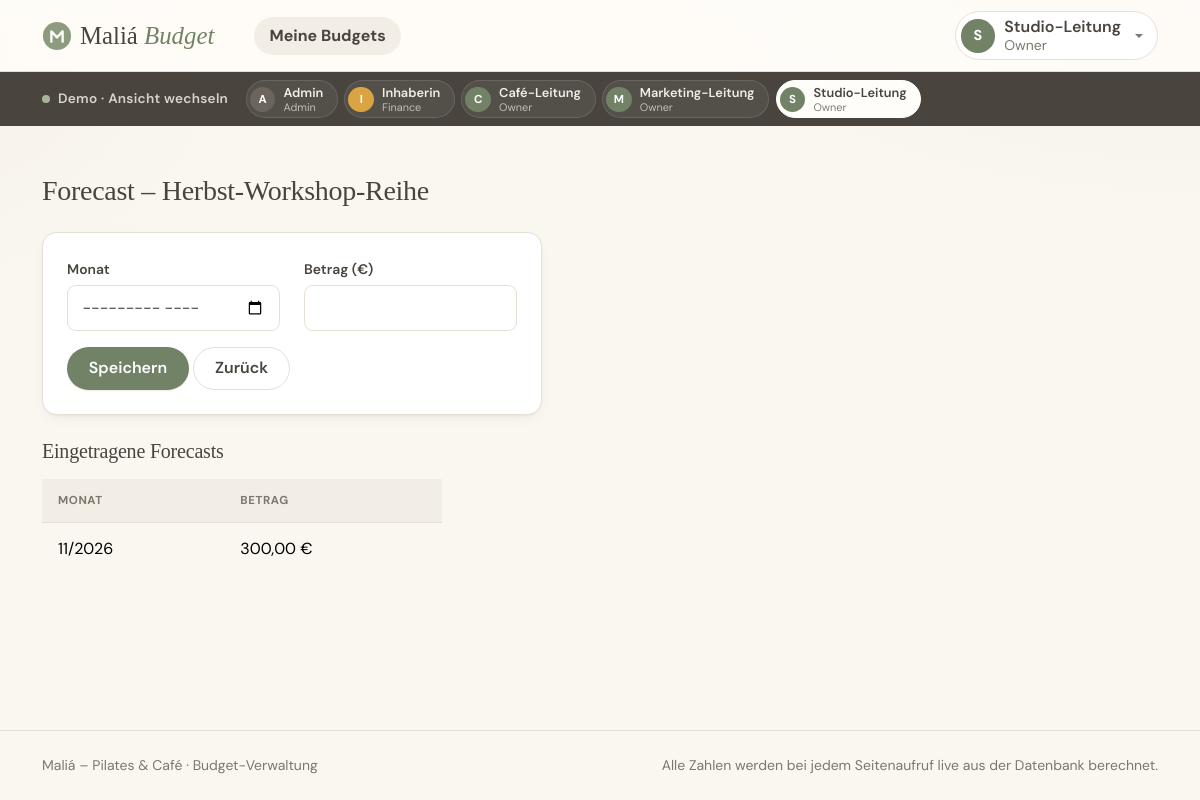
Screenshot of /owner/forecast.php?budget_id=4 (signed in) with the database file from the repository.
### tables this page shows
CREATE TABLE benutzer (
    id             INT UNSIGNED AUTO_INCREMENT PRIMARY KEY,
    username       VARCHAR(50)  NOT NULL UNIQUE,
    passwort_hash  VARCHAR(255) NOT NULL,
    anzeigename    VARCHAR(100) NOT NULL,
    rolle          ENUM('ADMIN', 'FINANCE', 'OWNER') NOT NULL
);

CREATE TABLE budget (
    id            INT UNSIGNED AUTO_INCREMENT PRIMARY KEY,
    name          VARCHAR(150)   NOT NULL,
    bereich       ENUM('STUDIO', 'CAFE', 'MARKETING') NOT NULL,
    soll_betrag   DECIMAL(10, 2) NOT NULL,
    gueltig_von   DATE           NOT NULL,
    gueltig_bis   DATE           NOT NULL,
    owner_id      INT UNSIGNED   NOT NULL,

    CONSTRAINT fk_budget_owner
        FOREIGN KEY (owner_id) REFERENCES benutzer (id),

    CONSTRAINT chk_budget_zeitraum
        CHECK (gueltig_von <= gueltig_bis)
);

CREATE TABLE forecast (
    id          INT UNSIGNED AUTO_INCREMENT PRIMARY KEY,
    budget_id   INT UNSIGNED   NOT NULL,
    monat       DATE           NOT NULL COMMENT 'immer der 1. des Monats',
    betrag      DECIMAL(10, 2) NOT NULL,

    CONSTRAINT fk_forecast_budget
        FOREIGN KEY (budget_id) REFERENCES budget (id)
        ON DELETE CASCADE,

     
     
    CONSTRAINT uq_forecast_budget_monat
        UNIQUE (budget_id, monat)
);

### src/ui.php (called while the page is built, shortened)
<?php
function e(?string $text): string
{
    return htmlspecialchars($text ?? '', ENT_QUOTES);
}
function rolleLabel(string $rolle): string
{
    return ROLLEN[$rolle]['label'] ?? $rolle;
}
function initiale(string $name): string
{
    return mb_strtoupper(mb_substr($name, 0, 1));
}
function aktivWenn(string $pfadAnfang): string
{
    $pfad = parse_url($_SERVER['REQUEST_URI'] ?? '/', PHP_URL_PATH) ?: '/';
    return str_starts_with($pfad, $pfadAnfang) ? 'active' : '';
}

### src/demo.php (called while the page is built, shortened)
<?php
require_once __DIR__ . '/auth.php';
function demoKonten(): array
{
    global $pdo;
    return $pdo->query(
        "SELECT id, username, anzeigename, rolle FROM benutzer
         ORDER BY FIELD(rolle, 'ADMIN', 'FINANCE', 'OWNER'), anzeigename"
    )->fetchAll();
}

### src/rollen.php (called while the page is built, shortened)
<?php
function eingeloggteBenutzerId(): int
{
    return (int) $_SESSION['user_id'];
}

### src/budget.php (called while the page is built, shortened)
<?php
require_once __DIR__ . '/db.php';
function findeBudgetFuerOwner(int $budgetId, int $ownerId): ?array
{
    global $pdo;
    $stmt = $pdo->prepare('SELECT * FROM budget WHERE id = :id AND owner_id = :owner_id');
    $stmt->execute(['id' => $budgetId, 'owner_id' => $ownerId]);
    $budget = $stmt->fetch();
    return $budget ?: null;
}
function ladeEigenesBudget(int $budgetId, int $ownerId): array
{
    $budget = findeBudgetFuerOwner($budgetId, $ownerId);
    return $budget;
}

### public/owner/forecast.php (the view, shortened to what this page needs)
<?php
require_once __DIR__ . '/../../src/app.php';
$benutzerId = eingeloggteBenutzerId();
$budgetId = (int) ($_GET['budget_id'] ?? $_POST['budget_id'] ?? 0);
$budget = ladeEigenesBudget($budgetId, $benutzerId);
$forecastStmt = $pdo->prepare('SELECT * FROM forecast WHERE budget_id = :id ORDER BY monat');
$forecastStmt->execute(['id' => $budget['id']]);
$forecasts = $forecastStmt->fetchAll();
require __DIR__ . '/../../templates/header.php';
?>
<h1 class="h3 mb-4">Forecast – <?= htmlspecialchars($budget['name']) ?></h1>
<div class="card p-4 mb-4" style="max-width: 500px;">
    <form method="post" action="/owner/forecast.php">
        <div class="row">
            <div class="col-6 mb-3">
                <label for="monat" class="form-label">Monat</label>
                <input type="month" class="form-control" id="monat" name="monat" required>
            </div>
            <div class="col-6 mb-3">
                <label for="betrag" class="form-label">Betrag (€)</label>
                <input type="number" step="0.01" min="0" class="form-control" id="betrag" name="betrag" required>
            </div>
        </div>
        <button type="submit" class="btn btn-maliá">Speichern</button>
        <a href="/owner/budget.php?id=<?= (int) $budget['id'] ?>" class="btn btn-maliá-outline">Zurück</a>
    </form>
</div>
<h2 class="h5 mb-3">Eingetragene Forecasts</h2>
<table class="table" style="max-width: 400px;">
    <thead><tr><th>Monat</th><th>Betrag</th></tr></thead>
    <tbody>
        <?php foreach ($forecasts as $f): ?>
            <tr>
                <td><?= htmlspecialchars(date('m/Y', strtotime($f['monat']))) ?></td>
                <td><?= number_format((float) $f['betrag'], 2, ',', '.') ?> €</td>
            </tr>
        <?php endforeach; ?>
    </tbody>
</table>
<?php require __DIR__ . '/../../templates/footer.php'; ?>

### templates/header.php (shortened to what this page needs)
<?php
require_once __DIR__ . '/../src/ui.php';
$rolle = $_SESSION['rolle'] ?? null;
$anzeigename = $_SESSION['anzeigename'] ?? '';
$rollenLabel = $rolle ? rolleLabel($rolle) : '';
$demoKonten = [];
if ($rolle && DEMO_MODUS && isset($GLOBALS['pdo'])) {
    require_once __DIR__ . '/../src/demo.php';
    $demoKonten = demoKonten();
}
?>
<!DOCTYPE html>
<html lang="de">
<head>
    <link rel="stylesheet" href="https://cdn.jsdelivr.net/npm/bootstrap@5.3.3/dist/css/bootstrap.min.css">
    <link rel="stylesheet" href="/assets/css/style.css">
</head>
<body>
<header class="sticky-top">
<nav class="navbar navbar-expand-lg">
    <div class="container">
        <a class="navbar-brand d-flex align-items-center gap-2" href="/">
            <img src="/assets/img/favicon.svg" alt="" width="30" height="30">
            <span>Maliá <span class="navbar-brand__zusatz">Budget</span></span>
        </a>
        <?php if ($rolle): ?>
        <div class="collapse navbar-collapse" id="hauptnavigation">
            <ul class="navbar-nav me-auto ms-lg-4 gap-lg-1">
                <?php if ($rolle === 'ADMIN'): ?>
                    <li class="nav-item"><a class="nav-link <?= aktivWenn('/admin') ?>" href="/admin/">Benutzer</a></li>
                <?php elseif ($rolle === 'FINANCE'): ?>
                    <li class="nav-item"><a class="nav-link <?= aktivWenn('/finance') ?>" href="/finance/">Alle Budgets</a></li>
                <?php elseif ($rolle === 'OWNER'): ?>
                    <li class="nav-item"><a class="nav-link <?= aktivWenn('/owner') ?>" href="/owner/">Meine Budgets</a></li>
                <?php endif; ?>
            </ul>
            <div class="dropdown">
                <button class="konto-knopf dropdown-toggle" type="button" data-bs-toggle="dropdown" aria-expanded="false">
                    <span class="avatar avatar--<?= e(strtolower($rolle)) ?>"><?= e(initiale($anzeigename)) ?></span>
                    <span class="text-start lh-sm">
                        <span class="d-block fw-semibold"><?= e($anzeigename) ?></span>
                        <span class="d-block small text-muted"><?= e($rollenLabel) ?></span>
                    </span>
                </button>
            </div>
        </div>
        <?php endif; ?>
    </div>
</nav>
<?php if ($demoKonten): ?>
<div class="demo-leiste">
    <div class="container d-flex align-items-center gap-3">
        <span class="demo-leiste__titel">
            <span class="demo-leiste__punkt" aria-hidden="true"></span>
            <span class="d-none d-md-inline">Demo · Ansicht wechseln</span>
        </span>
        <form method="post" action="/konto-wechseln.php" class="demo-leiste__konten">
            <?php foreach ($demoKonten as $konto): ?>
                <?php $aktiv = (int) $konto['id'] === (int) ($_SESSION['user_id'] ?? 0); ?>
                <button type="submit" name="benutzer_id" value="<?= (int) $konto['id'] ?>"
                        class="demo-konto <?= $aktiv ? 'aktiv' : '' ?>"
                        title="<?= e(rolleLabel($konto['rolle']) . ': ' . ROLLEN[$konto['rolle']]['beschreibung']) ?>"
                        <?= $aktiv ? 'aria-current="true"' : '' ?>>
                    <span class="avatar avatar--klein avatar--<?= e(strtolower($konto['rolle'])) ?>"><?= e(initiale($konto['anzeigename'])) ?></span>
                    <span class="lh-sm text-start">
                        <span class="d-block demo-konto__name"><?= e($konto['anzeigename']) ?></span>
                        <span class="d-block demo-konto__rolle"><?= e(rolleLabel($konto['rolle'])) ?></span>
                    </span>
                </button>
            <?php endforeach; ?>
        </form>
    </div>
</div>
<?php endif; ?>
</header>
<main id="inhalt" class="container py-4 py-lg-5">

### rows the page displays
benutzer: anzeigename "A", anzeigename "Admin", rolle "Admin"
benutzer: anzeigename "I", anzeigename "Inhaberin", rolle "Finance"
benutzer: anzeigename "C", anzeigename "Café-Leitung", rolle "Owner"
benutzer: anzeigename "M", anzeigename "Marketing-Leitung", rolle "Owner"
benutzer: anzeigename "S", anzeigename "Studio-Leitung", rolle "Owner"
budget: name "Herbst-Workshop-Reihe"
forecast: monat "11/2026", betrag "300,00"

### other values shown
initiale($anzeigename) "S"
$anzeigename "Studio-Leitung"
$rollenLabel "Owner"
